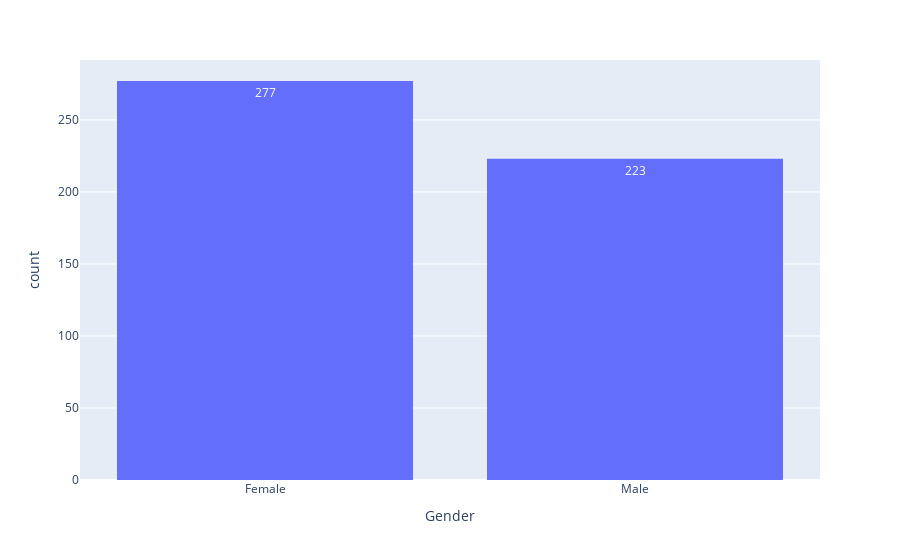

This figure's notebook cell:
### Code cell
fig = px.histogram(df_viz, x='Gender', text_auto=True)
fig.show()

### Figure 1 — Plotly figure (JSON) as saved in the notebook; plotly's stock layout.template omitted (floating-point values rounded to 4 significant figures; data arrays with more than 128 entries replaced by an {"elided": "..."} marker saying what was removed)
{"data": [{"alignmentgroup": "True", "bingroup": "x", "hovertemplate": "Gender=%{x}<br>count=%{y}<extra></extra>", "legendgroup": "", "marker": {"color": "#636efa", "pattern": {"shape": ""}}, "name": "", "offsetgroup": "", "orientation": "v", "showlegend": false, "texttemplate": "%{value}", "type": "histogram", "x": {"elided": "500 str values"}, "xaxis": "x", "yaxis": "y"}], "layout": {"barmode": "relative", "legend": {"tracegroupgap": 0}, "margin": {"t": 60}, "xaxis": {"anchor": "y", "domain": [0, 1], "title": {"text": "Gender"}}, "yaxis": {"anchor": "x", "domain": [0, 1], "title": {"text": "count"}}}}
